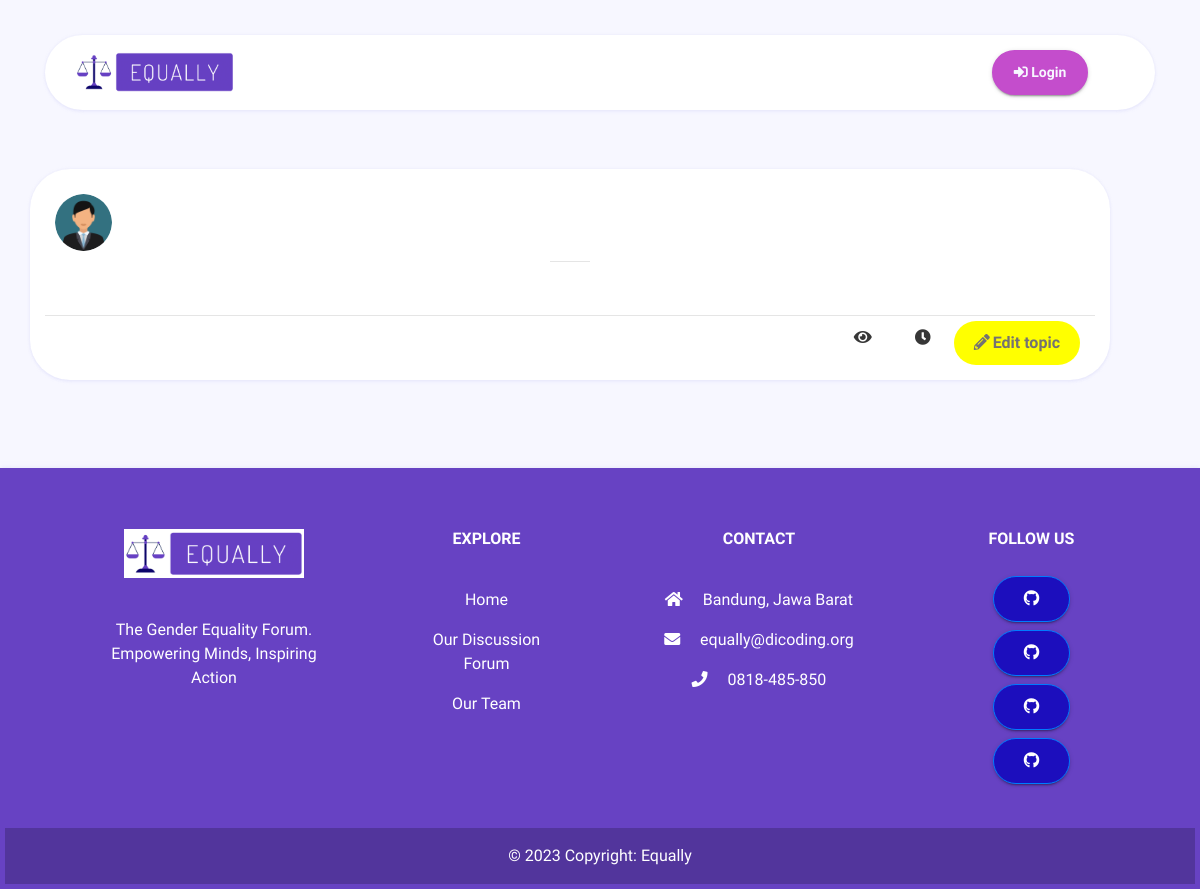
Before: /topic/topic-4 with the older database file.
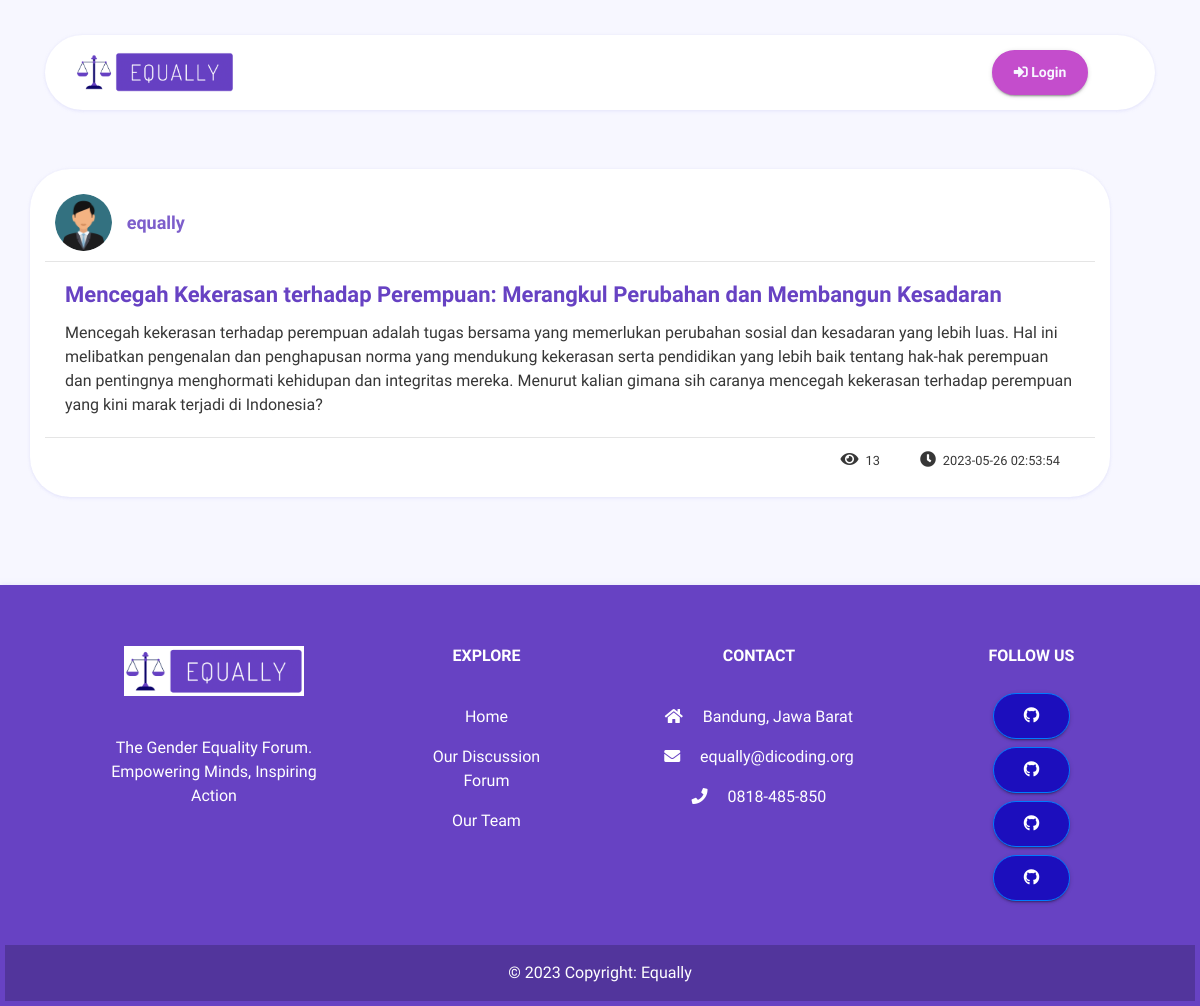
After: the same page with the newer database file.
### tables this page shows
CREATE TABLE `equally_topics` (
  `id` int(11) NOT NULL,
  `title` varchar(225) DEFAULT NULL,
  `description` text DEFAULT NULL,
  `url` varchar(225) NOT NULL,
  `user_id` int(11) DEFAULT NULL,
  `date_post` datetime DEFAULT current_timestamp(),
  `count` int(11) NOT NULL,
  `active` varchar(5) NOT NULL DEFAULT 'YES'
);

### application/views/template.php (called while the page is built, shortened)
<?php $this->load->view('template/header'); ?>
<?php $this->load->view($main_content); ?>

### application/controllers/Pages.php (called while the page is built, shortened)
<?php
class Pages extends CI_Controller {
	public function __construct(){
		$this->load->model('model_forum');
		$this->load->model('model_user');
    }
	public function single_topic($url){
		$id = $this->model_forum->topics_id($url);
		$this->post_id = $id;
		$this->model_forum->add_views_topic($this->post_id);
		$data['single'] = $this->user_topics($id);
		$uid = $this->session->userdata('uid');
		if($uid == $data['single']['user_id']){
			$data['edit'] = 1;
		}else{
			$data['edit'] = 0;
		}
		$data['main_content'] ='pages/topics_user';
		$this->load->view('template', $data);
	}
	public function user_topics($id){
		$this->load->model('model_user');
		$data = array();
		$output = $this->model_forum->user_topics($id);
		if(!empty($output)){
				$data['id'] = $output->id;
				$data['title'] = $output->title;
				$data['description'] = $output->description;
				$data['url'] = $output->url;
				$data['user_id'] = $output->user_id;
				$data['date_post'] = $output->date_post;
				$data['count'] = $output->count;
				$single = $this->model_user->single_user($output->user_id);
				$data['name'] = $single->name;
				$data['user_url'] = $single->url;
				return $data;
		}
	}
}

### index.php (called while the page is built, shortened)
<?php
require_once BASEPATH.'core/CodeIgniter.php';

### application/models/model_forum.php (called while the page is built, shortened)
<?php
class Model_forum extends CI_Model{
	public function add_views_topic($pid){
		$this->db->where('id', $pid);
		$this->db->set('count', 'count+1', FALSE);
		$this->db->update('topics');
	}
	public function user_topics($id){
		$this->db->where('id', $id);
		$output = $this->db->get('topics');
		if($r = $output->result()){
			foreach($r as $rr){
				return $rr;
			}
		}
	}
	public function topics_id($url){
		$output = $this->db->get_where('topics', array('url'=>$url));
		if($r = $output->result()){
			foreach($r as $rr){
				return $rr->id;
			}
		}
	}
}
?>

### application/models/model_user.php (called while the page is built, shortened)
<?php
class Model_user extends CI_Model{
	public function single_user($id){
		$this->db->where('id', $id);
		$output = $this->db->get('users');
		if($outp = $output->result()){
			foreach($outp as $op){
				return $op;
			}
		}
	}
}
?>

### application/views/pages/topics_user.php (the view, shortened to what this page needs)
<div class="body-content">
	<div class="container">
		<div class="row">
			<div>
				<div class="post-user bd-highlight row no-margin align-items-center">
					<div class="detail-user d-flex align-items-center">
						<div class="user-image">
							<img src="<?php echo base_url() ?>assets/images/dummy.png" alt="">
						</div>
						<div class="user-name w-100 ">
							<b>
								<?php echo $single['name'] ?>
							</b>
						</div>
					</div>
					<div class="post-detail post-detail-big-sing">
						<h2>
							<?php echo $single['title']; ?>
						</h2>
						<?php echo $single['description'] ?>
					</div>
					<div class="post-info-detail">
						<ul>
							<li>
								<i class="fas fa-eye"></i>
								<small><?php echo $single['count'] ?></small>
							</li>
							<li>
								<i class="fas fa-clock"></i>
								<small><?php echo $single['date_post'] ?> </small>
							</li>
							<?php if(!empty($edit)): ?>
							<li style="border-radius:40px;background-color:	yellow; margin-top:5px">
								<a href="<?php echo base_url() ?>topic/edit/<?php echo $single['id'] ?>">
									<i class="fas fa-pencil-alt"></i><b>Edit topic</b>
								</a>
							</li>
							<?php endif; ?>
						</ul>
					</div>
				</div>
				<br>
				<div>
					<div id="disqus_thread" style="padding:20px"></div>
				</div>
			</div>
		</div>
	</div>
</div>

Changed rows visible on the page:
added equally_topics: title "Mencegah Kekerasan terhadap Perempuan: Merangkul Perubahan dan Membangun Kesadaran", description "Mencegah kekerasan terhadap perempuan adalah tugas bersama yang memerlukan perubahan sosial dan kesadaran yang lebih luas. Hal ini melibatkan pengenalan dan penghapusan norma yang mendukung kekerasan serta pendidikan yang lebih baik tentang hak-hak perempuan dan pentingnya menghormati kehidupan dan integritas mereka. Menurut kalian gimana sih caranya mencegah kekerasan terhadap perempuan yang kini marak terjadi di Indonesia?", count "13", date_post "2023-05-26 02:53:54"
Other visible differences:
$single['name']: (not shown) → "equally"
text no longer shown: "Edit topic"
